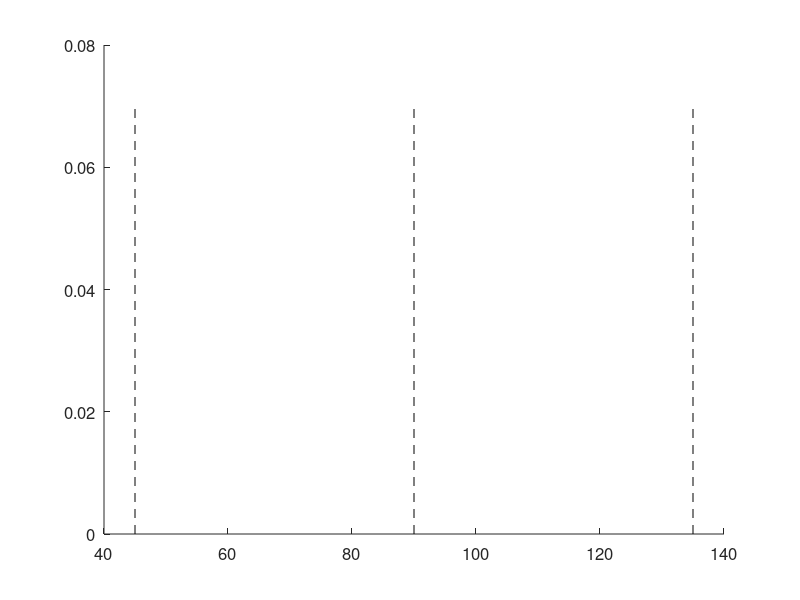

Here is the MATLAB script that generated this plot: (Note: this script raises an error after producing the figure.)
ages = [3 8 12];
nsets = [3 4 3];
colors = [0.25 0.25 0.25; 0.5 0.5 0.5; 0.75 0.75 0.75];

meas_clutter = false;
meas_phasecoher = false;
meas_power = true;
meas_orient = true;
meas_edgedens = false;


nFramesToJump = 30; % to sample every nFramesToJump
startFrame = 60;
std_thresh = 40; % ### ?? set intelligently!

%%

for ca = 1:length(ages)
    for cs = 1:nsets(ca)
        dirname = sprintf('../videoData/AslinBabyCam/Frames/wesse.%dmos.%d',ages(ca),cs);
        cliplist = dir(dirname);
        mkdir(sprintf('stats/%dmos.%d',ages(ca),cs));
        
        for cc = 1:length(cliplist)
            if ~strcmp(cliplist(cc).name(1),'.')
                imlist = dir(sprintf('%s/%s/*.jpg',dirname,cliplist(cc).name));
                % this is generally a very long list
                imsToCheck = startFrame:nFramesToJump:length(imlist);
                imcnt = 1;
                
                for ci = imsToCheck
                    
                    clear im;
                    im = imread([dirname,'/',cliplist(cc).name,'/',imlist(imcnt).name]);
                    imgray = double(rgb2gray(im));
                    imstd(imcnt) = std(imgray(:));
                    imstdIx(imcnt) = ci;
                    clipFrameStr = sprintf('stats/%dmos.%d/Clip%s.mat',ages(ca),cs,cliplist(cc).name);
                    if ci == imsToCheck(1)
                        save(clipFrameStr,'imstd','imstdIx','imsToCheck');
                    else
                        save(clipFrameStr,'imstd','imstdIx','imsToCheck','-append');
                    end
                    
                    if std(imgray(:)) > std_thresh  % should probably use a mean threshold as well or instead (more sensitive to dark bad frames)
                        
                        [h,w] = size(imgray);
                        imgray = imgray(:,11:end-10); % remove black vertical borders
                        
                        % analyses on the rectangular image
                        if meas_edgedens
                            bw = edge(imgray,'canny');
                            edgedens(imcnt) = sum(bw(:))/numel(bw);
                            save(clipFrameStr,'edgedens','ci','imsToCheck','-append');
                        end
                        
                        if meas_clutter
                            [tmp,tmp,clutter_val(imcnt)] = SIclutter(im,exponent_val);
                            save(clipFrameStr,'clutter_val','ci','imsToCheck','-append');
                        end
                        
                        if meas_phasecoher
                            % sharpness index/GPC
                            sharpness(imcnt) = sharpness_index(imgray);
                            gpc(imcnt) = global_phase_coherence(imgray);
                            save(clipFrameStr,'gpc','sharpness','ci','imsToCheck','-append');
                        end
                        
                        % analysis on square center image
                        if meas_power
                            sq_ix = (1:h) + (w-h)/2;
                            imgraysq = imgray(:,sq_ix);
                            % power exponent & power by orientation
                            [freq_vals(imcnt,:),rad_power(imcnt,:)] = radial_power(imgraysq);
                            
                            x = freq_vals(imcnt,2:end-1); % ignore DC & highest s.f. (pixel boundaries)
                            y = rad_power(imcnt,2:end-1); % ### MAYBE remove more?
                            [B,BINT,R,RINT,STATS] = regress(log(y)',[log(x+eps)' ones(length(y),1)]);
                            alph(imcnt) = B(1);
                            Rsqrd(imcnt) = STATS(1);
                            p_val(imcnt) = STATS(3);
                            %plot(log(x+eps),log(y))
                            %hold on; plot(log(x+eps),B(1).*(log(x+eps))+B(2),'k-')
                            save(clipFrameStr,'freq_vals','rad_power','alph','Rsqrd','p_val','ci','imsToCheck','-append');
                        end
                        
                        if meas_orient
                            % orientation analysis
                            [orient_vals(imcnt,:),energy_orient(imcnt,:)] = orientation_power_new(imgraysq);
                            save(clipFrameStr,'energy_orient','orient_vals','ci','imsToCheck','-append');
                        end
                        
                    end
                    imcnt = imcnt + 1;
                end
            end
        end
    end
end

%% Plot results

agecolors = {'r' 'g' 'b'};
facecolors = [0.5 0 0; 0 0.5 0; 0 0 0.5];

% For orientation analyses
figure;
hold on;
set(gca,'FontSize',12)
plot([45 45],[0 7e-2],'k--')
plot([90 90],[0 7e-2],'k--')
plot([135 135],[0 7e-2],'k--')

for ca = 1:length(ages)
    hold on;
    cnt = 1;
    
    for cs = 1:nsets(ca)
        
        datafiles = dir(sprintf('stats/%dmos.%d/*.mat',ages(ca),cs));
        
        for df = 1:length(datafiles)
            load(sprintf('stats/%dmos.%d/%s',ages(ca),cs,datafiles(df).name));
            orient_vals = orient_vals(1,:);
            goodIx = imstd>std_thresh;
            ener = energy_orient(goodIx,:);
            ener_tot_by_row = sum(ener,2);
            clip_orient_prob{ca,cnt} = ener./repmat(ener_tot_by_row,[1,size(ener,2)]);
            n_samp{ca,cnt} = sum(goodIx);
            
            all_means(cnt,:) = mean(clip_orient_prob{ca,cnt});
            all_means_N(cnt) = n_samp{ca,cnt};
            
            cnt = cnt + 1;
        end
    end
    
    all_means_N = all_means_N./sum(all_means_N);
    mean_val = sum(all_means.*repmat(all_means_N',[1 size(all_means,2)]));
    sum(mean_val)
    SEM = std(mean_val)/sqrt(size(all_means,1));
    ub = mean_val + SEM;
    lb = mean_val - SEM;
    
    h = fill([orient_vals,orient_vals(end:-1:1)],[lb ub(end:-1:1)],'k');
    set(h,'LineStyle','none','FaceAlpha',0.2,'FaceColor',facecolors(ca,:));
    plot(orient_vals,mean_val,'Color',agecolors{ca},'LineWidth',1.5)
    text(145, 0.06 - (ca-1).*0.005, sprintf('%d mos.',ages(ca)), 'Color', agecolors{ca},'FontSize',12);
    
end
ylabel('probability')
xlabel('orientation')
set(gca,'XTick',0:45:180)
xlim([0 180])
ylim([0 7e-2])